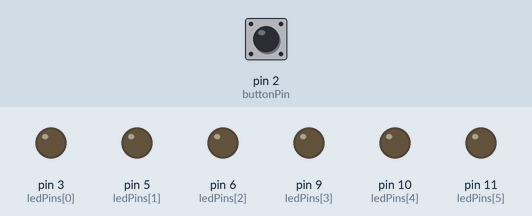
The sketch below on a simulated Arduino Uno, built with avr-gcc and run on an emulated ATmega328P. Shown: output pins drawn as LEDs (lit = HIGH). Inputs (shaded band) come from the test bench; at power-on: pin 2 (buttonPin) LOW.

Above: at 1.2 s.
1.3 s: pin 2 (buttonPin) pulled HIGH for 0.15 s
At 2.3 s:
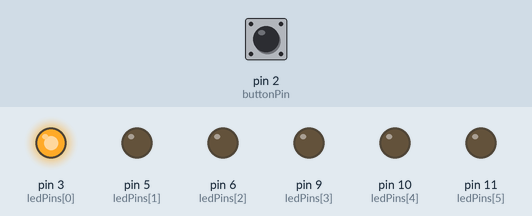
At 3.8 s:
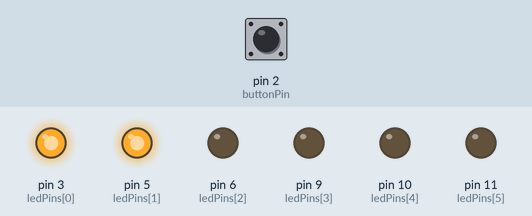
10.4 s: pin 2 (buttonPin) pulled HIGH for 3.2 s
At 12.3 s:
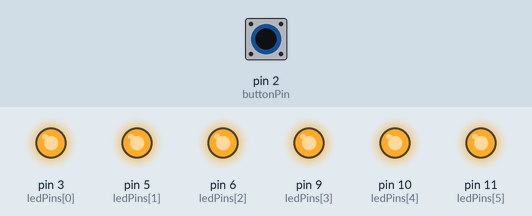
Timing chart, 0 to 20.8 s (numbered marks = the images above; inputs shaded):
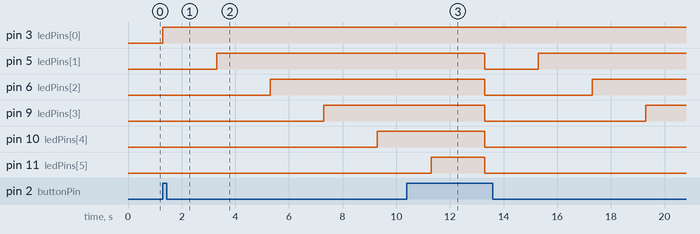

The sketch:

prototype.ino
```cpp
int ledPins[] = {3,5,6,9,10,11};
int buttonPin = 2;
int buttonState = 0;
int timer = 2000;

void setup() {
  // put your setup code here, to run once:
  for(int i = 0; i < 6; i++){
    pinMode(ledPins[i],OUTPUT);
  }
  pinMode(buttonPin,INPUT);
}

void loop() {
  // put your main code here, to run repeatedly:
  buttonState = digitalRead(buttonPin);

  if(buttonState == HIGH){
    for(int i = 0; i < 6; i++){
      digitalWrite(ledPins[i],HIGH);
      delay(timer);
    }
  }
  for(int i = 0; i < 6; i++){
    digitalWrite(ledPins[i],LOW);
  }
}
```

Measured:
- after the input at 1.3 s, pin 3 (ledPins[0]): LOW → HIGH at once; pin 5 (ledPins[1]): LOW → HIGH after 2.0 s; pin 6 (ledPins[2]): LOW → HIGH after 4.0 s; pin 9 (ledPins[3]): LOW → HIGH after 6.0 s; pin 10 (ledPins[4]): LOW → HIGH after 8.0 s
- after the input at 10.4 s, pin 3 (ledPins[0]): stays HIGH (without the input it goes to LOW after 2.9 s)
